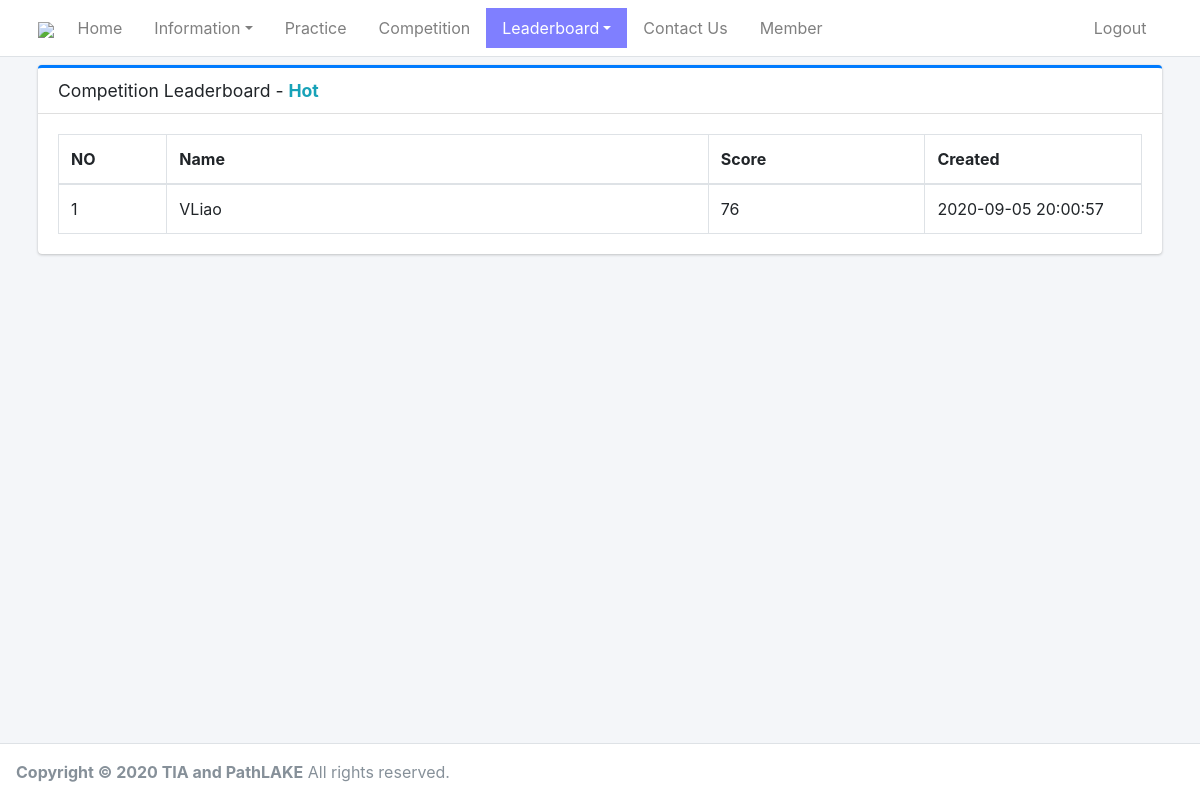
/on/leaderboard-competition/2 (signed in), run on the app's committed database.
### tangoweb/models.py (models this page shows, shortened)
class UserCompetitionBoard(models.Model):
    questioncount = models.IntegerField(blank=True, null=True)
    answercount = models.IntegerField(blank=True, null=True)
    correctcount = models.IntegerField(blank=True, null=True)
    level = models.IntegerField()
    attempt = models.IntegerField(blank=True, null=True)
    created = models.DateTimeField(default=timezone.now)
    user = models.ForeignKey(User, on_delete=models.CASCADE)

### tangoon/views.py (the view)
# urls.py: path('leaderboard-competition/<str:level>', views.leaderboardCompetition, name='tangoon-leaderboard')
@login_required
def leaderboardCompetition(request, level):
    aUserBoards = UserCompetitionBoard.objects.filter(level=level).order_by('-correctcount')
    context = {
        'top': 'leaderboard',
        'boards': aUserBoards,
        'level': level
    }
    return render(request, 'tangoon/leaderboard.html', context)

### tangoweb/templatetags/tango_filters.py (called while the page is built)
@register.simple_tag
def checkTopMenuActive(currentMenu, selectedMenu):
   return 'active' if currentMenu == selectedMenu else ''

@register.simple_tag
def getScore(correctCount, questionCount):
   if questionCount == 0 or correctCount == 0:
      return 0
   return math.ceil(correctCount / questionCount * 100)

@register.simple_tag
def getLevelString(level):
   if level == '1':
      lstring = 'Mild'
   elif level == '2':
      lstring = 'Hot'
   elif level == '3':
      lstring = 'Spicy'
   elif level == '4':
      lstring = 'Supercharger'
   return lstring

@register.simple_tag
def getLevelClassColor(level):
   if level == '1':
      lstring = 'text-success'
   elif level == '2':
      lstring = 'text-info'
   elif level == '3':
      lstring = 'text-primary'
   elif level == '4':
      lstring = 'text-danger'
   return lstring

### templates/tangoon/leaderboard.html (shortened to what this page needs)
{% extends "layout.html" %}
{% load tango_filters %}
{% load static %}
{% block content %}
<link rel="stylesheet" href="{% static 'theme/plugins/datatables-bs4/css/dataTables.bootstrap4.min.css' %}">
<link rel="stylesheet" href="{% static 'theme/plugins/datatables-responsive/css/responsive.bootstrap4.min.css' %}">
<div class="content">
    <div class="container p-2">
        <div class="row">
            <div class="col-12">
                <div class="card card-primary card-outline">
                    <div class="card-header">
                        <h5 class="card-title">Competition Leaderboard - <span class="text-bold {% getLevelClassColor level %}">{% getLevelString level %}</span></h5>
                    </div>
                    <div class="card-body">
                        <table id="annotationTable" class="table table-bordered">
                        <thead>
                            <tr>
                                <th style="width:10%;">NO</th>
                                <th style="width:50%;">Name</th>
                                <th style="width:20%;">Score</th>
                                <th style="width:20%;">Created</th>
                            </tr>
                        </thead>
                        <tboday>
{%  for aUserBoard in boards %}
                            <tr>
                                <td>{{ forloop.counter }}</td>
                                <td>{{ aUserBoard.user.username }}</td>
                                <td>{% getScore aUserBoard.correctcount aUserBoard.questioncount %}</td>
                                <td>{{ aUserBoard.created|date:"Y-m-d H:i:s" }}</td>
                            </tr>
{%  endfor %}
                        </tboday>
                        </table>
                    </div>
                </div>
            </div>
        </div>
    </div>
</div>
{% endblock content %}

### data on the page
UserCompetitionBoard: user.username "VLiao", correctcount+questioncount "76", created "2020-09-05 20:00:57"
